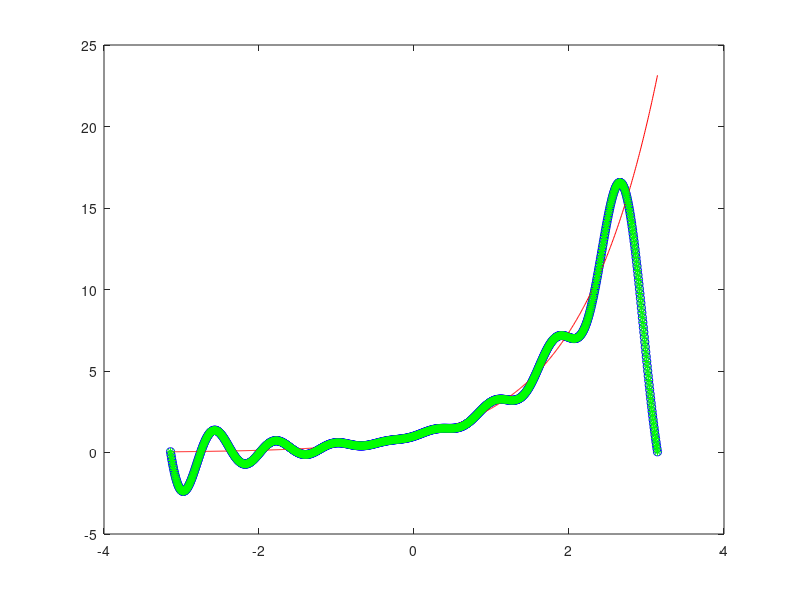

MATLAB code for this plot:
n=2^3;
m=n;

f = @(x) exp(x);

%data at 2m points
x=-pi+(0:2*m-1)'/m*pi;
y=f(x);


%direct computation with formula
tic;
a=zeros(n,1);
b=zeros(n,1);
for k=1:n
    a(k) = y'*cos(k*x)/m;
    b(k) = y'*sin(k*x)/m;
end
a0 = sum(y)/m;

a
b

x = linspace(-pi,pi,1000)';
k = 1:n; 
S = a0/2 + a(n)/2*cos(n*x) + cos(x*k(1:n-1))*a(1:n-1) + sin(x*k)*b;
toc;


%use FFT (ifft function in matlab)
tic;
c = ifft(y)*(2*m);
cc = ((-1).^([0:m]')/m).*c(1:m+1);
aa = real(cc);
bb = imag(cc);

aa0 = aa(1);
aa = aa(2:end);
bb=bb(2:end);

SS = aa0/2 + aa(n)/2*cos(n*x) + cos(x*k(1:n-1))*aa(1:n-1) + sin(x*k(1:n-1))*bb(1:n-1);
toc;

%return 

plot(x,S,'bo',x,f(x),'r',x,SS,'g*')
